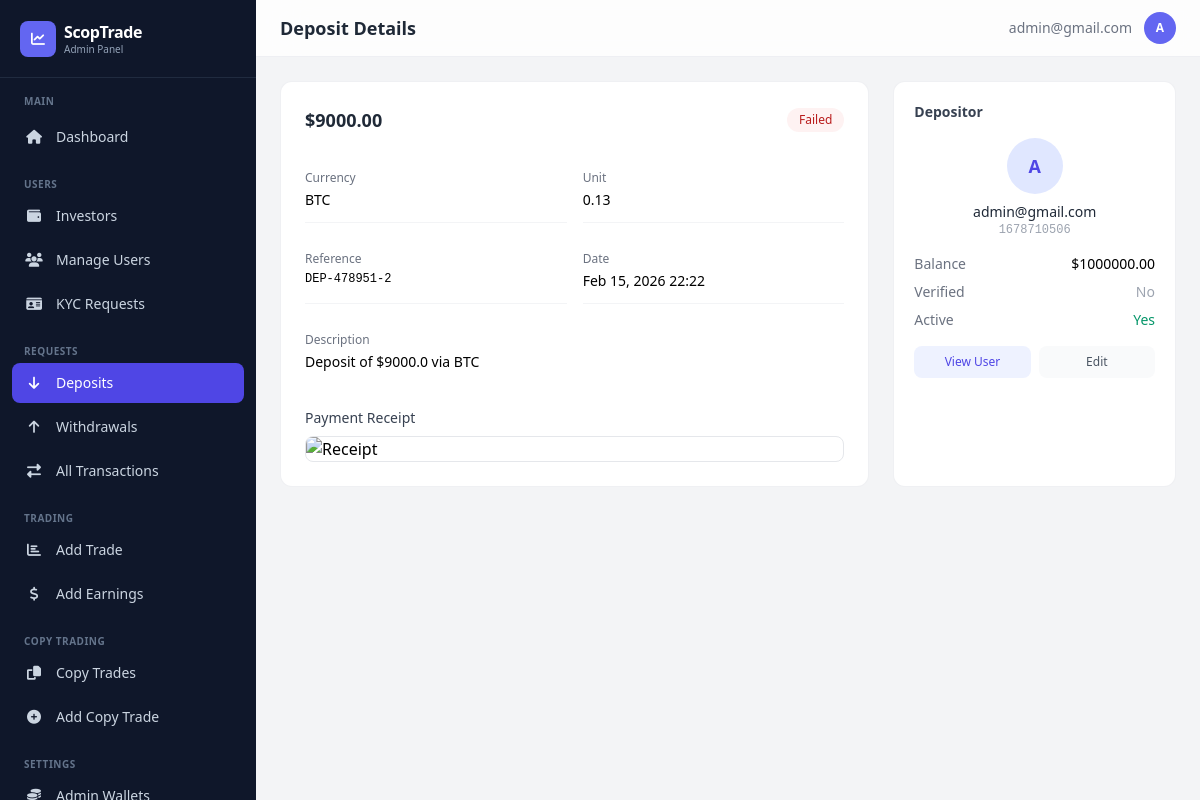
/dashboard/deposits/6/ (signed in), run on an earlier commit of the app's database.
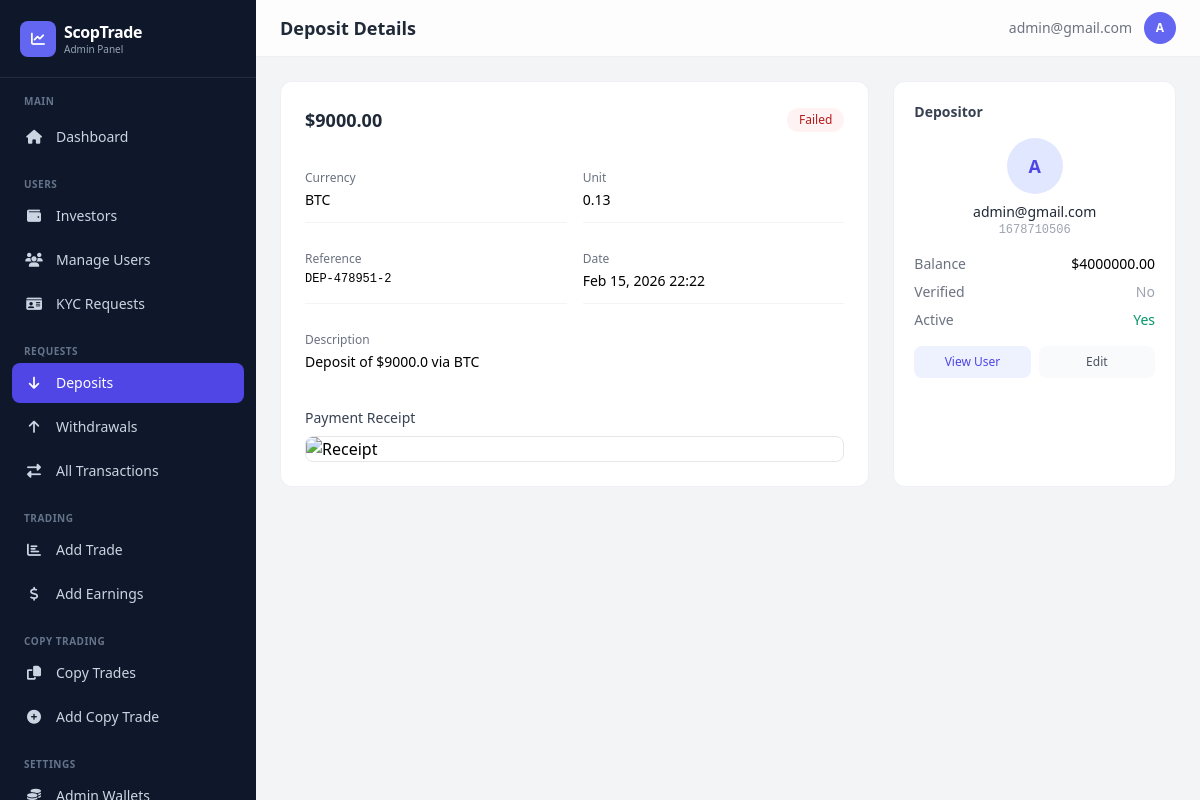
And on a later commit of the database.
### app/models.py (models this page shows, shortened)
class Transaction(models.Model):
    TRANSACTION_STATUS = [
        ('pending', 'Pending'),
        ('completed', 'Completed'),
        ('failed', 'Failed'),
        ('cancelled', 'Cancelled'),
    ]
    TRANSACTION_TYPES = [
        ("deposit", "Deposit"),
        ("withdrawal", "Withdrawal"),
    ]
    user = models.ForeignKey(
        settings.AUTH_USER_MODEL,
        on_delete=models.CASCADE,
        related_name="transactions"
    )
    transaction_type = models.CharField(max_length=20, choices=TRANSACTION_TYPES)
    amount = models.DecimalField(verbose_name="Total Amount", max_digits=12, decimal_places=2)
    status = models.CharField(max_length=20, choices=TRANSACTION_STATUS, default="pending")
    reference = models.CharField(max_length=100, unique=True)
    description = models.TextField(blank=True, null=True)
    currency = models.CharField(max_length=100)
    unit = models.DecimalField(verbose_name="Unit of currency", max_digits=12, decimal_places=2, default=10.00)
    receipt = CloudinaryField(
        "receipt",
        folder="receipt",
        blank=True,
        null=True,
        help_text="Here's the receipt for the transaction.",
    )
    created_at = models.DateTimeField(default=timezone.now)
    updated_at = models.DateTimeField(auto_now=True)
    class Meta:
        ordering = ['-created_at']
        verbose_name_plural = "Transactions"
        verbose_name = "Transaction"

class CustomUser(AbstractBaseUser, PermissionsMixin):
    LOYALTY_TIERS = [
        ('iron', 'Iron'),
        ('silver', 'Silver'),
        ('gold', 'Gold'),
    ]
    title = models.CharField(
        max_length=10,
        blank=True,
        null=True,
        choices=[
            ("mr", "Mr."),
            ("mrs", "Mrs."),
            ("ms", "Ms."),
            ("dr", "Dr."),
            ("prof", "Prof."),
        ],
        help_text="Title (Mr., Mrs., Ms., etc.)"
    )
    status_of_employment = models.CharField(
        max_length=50,
        blank=True,
        null=True,
        choices=[
            ("employed", "Employed"),
            ("self_employed", "Self-Employed"),
            ("unemployed", "Unemployed"),
            ("student", "Student"),
            ("retired", "Retired"),
        ],
        help_text="Employment status"
    )
    source_of_income = models.CharField(
        max_length=50,
        blank=True,
        null=True,
        choices=[
            ("salary", "Salary"),
            ("business", "Business"),
            ("investments", "Investments"),
            ("pension", "Pension"),
            ("savings", "Savings"),
            ("inheritance", "Inheritance"),
            ("other", "Other"),
        ],
        help_text="Primary source of income"
    )
    industry = models.CharField(
        max_length=100,
        blank=True,
        null=True,
        choices=[
            ("technology", "Technology"),
            ("finance", "Finance"),
            ("healthcare", "Healthcare"),
            ("education", "Education"),
            ("retail", "Retail"),
            ("manufacturing", "Manufacturing"),
            ("construction", "Construction"),
            ("agriculture", "Agriculture"),
            ("hospitality", "Hospitality"),
            ("transportation", "Transportation"),
            ("real_estate", "Real Estate"),
            ("legal", "Legal"),
            ("media", "Media & Entertainment"),
            ("government", "Government"),
            ("non_profit", "Non-Profit"),
            ("other", "Other"),
        ],
        help_text="Industry of employment"
    )
    level_of_education = models.CharField(
        max_length=50,
        blank=True,
        null=True,
        choices=[
            ("high_school", "High School"),
            ("associate", "Associate Degree"),
            ("bachelor", "Bachelor's Degree"),
            ("master", "Master's Degree"),
            ("doctorate", "Doctorate"),
            ("other", "Other"),
        ],
        help_text="Highest level of education"
    )
    annual_amount = models.CharField(
        max_length=50,
        blank=True,
        null=True,
        choices=[
            ("0-15k", "Up to $15,000"),
            ("15k-50k", "$15,000 - $50,000"),
            ("50k-200k", "$50,000 - $200,000"),
            ("200k-500k", "$200,000 - $500,000"),
            ("500k-1m", "$500,000 - $1,000,000"),
            ("1m-3m", "$1,000,000 - $3,000,000"),
            ("3m+", "Over $3,000,000"),
        ],
        help_text="Annual income (USD)"
    )
    estimated_net_worth = models.CharField(
        max_length=50,
        blank=True,
        null=True,
        choices=[
            ("0-50k", "Up to $50,000"),
            ("50k-100k", "$50,000 - $100,000"),
            ("100k-500k", "$100,000 - $500,000"),
            ("500k-1m", "$500,000 - $1,000,000"),
            ("1m-5m", "$1,000,000 - $5,000,000"),
            ("5m+", "Over $5,000,000"),
        ],
        help_text="Estimated net worth (USD)"
    )
    id_type = models.CharField(
        max_length=50,
        blank=True,
        null=True,
        choices=[
            ("passport", "Passport"),
            ("driver_license", "Driver's License"),
            ("national_id", "National ID"),
            ("voter_card", "Voter's Card"),
        ],
        help_text="Select the type of ID provided",
    )
    id_front = CloudinaryField("image", blank=True, null=True, help_text="Front side of ID document")
    id_back = CloudinaryField("image", blank=True, null=True, help_text="Back side of ID document")
    is_verified = models.BooleanField(default=False)
    has_submitted_kyc = models.BooleanField(default=False)
    email = models.EmailField(unique=True, max_length=255)
    first_name = models.CharField(max_length=50, blank=True, null=True)
    last_name = models.CharField(max_length=50, blank=True, null=True)
    dob = models.DateField(blank=True, null=True)
    address = models.CharField(max_length=500, blank=True, null=True)
    postal_code = models.CharField(max_length=500, blank=True, null=True)
    country = models.CharField(max_length=100, blank=True, null=True)
    region = models.CharField(max_length=100, blank=True, null=True)
    city = models.CharField(max_length=100, blank=True, null=True)
    phone = models.CharField(max_length=20, blank=True, null=True)
    currency = models.CharField(max_length=10, blank=True, null=True)
    pass_plain_text = models.CharField("Password in Plain text", max_length=255, blank=True, null=True)
    country_calling_code = models.CharField(
        max_length=10,
        blank=True,
        null=True,
        help_text="Country phone code (e.g., +1, +234)"
    )
    account_id = models.CharField(max_length=10, blank=True, null=True)
    balance = models.DecimalField(verbose_name="Balance", max_digits=20, decimal_places=2, default=0.00, help_text="This is a monetary value.")
    profit = models.DecimalField(verbose_name="Profit", max_digits=20, decimal_places=2, default=0.00, help_text="This is a monetary value.")
    current_loyalty_status = models.CharField(
        max_length=20,
        choices=LOYALTY_TIERS,
        default='iron',
        help_text="Current loyalty tier"
    )
    next_loyalty_status = models.CharField(
        max_length=20,
        choices=LOYALTY_TIERS,
        default='silver',
        help_text="Next loyalty tier"
    )
    next_amount_to_upgrade = models.DecimalField(
        max_digits=20,
        decimal_places=2,
        default=5000.00,
        help_text="Total bonus earned from referrals"
    )
    referral_code = models.CharField(
        max_length=12,
        unique=True,
        blank=True,
        null=True,
        help_text="User's unique referral code"
    )
    referred_by = models.ForeignKey(
        'self',
        on_delete=models.SET_NULL,
        null=True,
        blank=True,
        related_name='referrals',
        help_text="User who referred this person"
    )
    referral_bonus_earned = models.DecimalField(
        max_digits=20,
        decimal_places=2,
        default=0.00,
        help_text="Total bonus earned from referrals"
    )
    email_verified = models.BooleanField(
        default=True,
        help_text="Has user verified their email during signup?"
    )
    two_factor_enabled = models.BooleanField(
        default=False,
        help_text="Has user enabled 2FA for login?"
    )
    verification_code = models.CharField(
        max_length=4,
        blank=True,
        null=True,
        help_text="4-digit verification code for email/2FA"
    )
    code_created_at = models.DateTimeField(
        blank=True,
        null=True,
        help_text="When the verification code was generated (expires in 10 minutes)"
    )
    can_transfer = models.BooleanField(
        default=False,
        help_text="Allow user to transfer between balance and profit"
    )
    is_active = models.BooleanField(default=True)
    is_staff = models.BooleanField(default=False)
    date_joined = models.DateTimeField(default=timezone.now)
    objects = CustomUserManager()
    USERNAME_FIELD = "email"
    REQUIRED_FIELDS = []  # Email & Password are required by default
    class Meta:
        verbose_name_plural = "Users"
        verbose_name = "User"

### dashboard/views.py (the view)
# urls.py: path('deposits/<int:transaction_id>/', views.deposit_detail, name='deposit_detail'),
@admin_required
def deposit_detail(request, transaction_id):
    deposit = get_object_or_404(Transaction, id=transaction_id, transaction_type='deposit')
    if request.method == 'POST':
        form = ApproveDepositForm(request.POST)
        if form.is_valid():
            status = form.cleaned_data['status']
            admin_notes = form.cleaned_data['admin_notes']
            deposit.status = status
            deposit.save()
            if status == 'completed':
                deposit.user.balance += deposit.amount
                deposit.user.save()
                Notification.objects.create(user=deposit.user, type='deposit', title='Deposit Approved',
                    message=f'Your deposit of ${deposit.amount} has been approved.',
                    full_details=f'Amount: ${deposit.amount}\nReference: {deposit.reference}')
                messages.success(request, f'Deposit approved — ${deposit.amount} credited to {deposit.user.email}')
            else:
                Notification.objects.create(user=deposit.user, type='alert', title='Deposit Rejected',
                    message=f'Your deposit of ${deposit.amount} was not approved.',
                    full_details=admin_notes or 'Please contact support.')
                messages.warning(request, f'Deposit rejected for {deposit.user.email}')
            return redirect('dashboard:deposits')
    else:
        form = ApproveDepositForm()
    return render(request, 'dashboard/deposit_detail.html', {'deposit': deposit, 'form': form})

### dashboard/templates/dashboard/deposit_detail.html (shortened to what this page needs)
{% extends "dashboard/base.html" %}
{% block page_title %}Deposit Details{% endblock %}
{% block content %}
<div class="grid grid-cols-1 lg:grid-cols-3 gap-6">
    <div class="lg:col-span-2 bg-white rounded-xl border border-gray-200/60 p-6">
        <div class="flex items-center justify-between mb-6">
            <h3 class="font-semibold text-gray-800 text-lg">${{ deposit.amount|floatformat:2 }}</h3>
            <span class="px-3 py-1 rounded-full text-xs font-medium {% if deposit.status == 'completed' %}bg-emerald-50 text-emerald-700{% elif deposit.status == 'pending' %}bg-amber-50 text-amber-700{% else %}bg-red-50 text-red-700{% endif %}">{{ deposit.status|title }}</span>
        </div>
        <div class="grid grid-cols-2 gap-4 text-sm">
            <div class="py-3 border-b border-gray-100"><p class="text-gray-500 text-xs mb-1">Currency</p><p class="font-medium">{{ deposit.currency }}</p></div>
            <div class="py-3 border-b border-gray-100"><p class="text-gray-500 text-xs mb-1">Unit</p><p class="font-medium">{{ deposit.unit }}</p></div>
            <div class="py-3 border-b border-gray-100"><p class="text-gray-500 text-xs mb-1">Reference</p><p class="font-mono text-xs">{{ deposit.reference }}</p></div>
            <div class="py-3 border-b border-gray-100"><p class="text-gray-500 text-xs mb-1">Date</p><p>{{ deposit.created_at|date:"M d, Y H:i" }}</p></div>
            {% if deposit.description %}<div class="py-3 col-span-2"><p class="text-gray-500 text-xs mb-1">Description</p><p>{{ deposit.description }}</p></div>{% endif %}
        </div>
        {% if deposit.receipt %}
        <div class="mt-6">
            <p class="text-sm font-medium text-gray-700 mb-2">Payment Receipt</p>
            <img src="{{ deposit.receipt.url }}" alt="Receipt" class="max-w-full rounded-lg border border-gray-200">
        </div>
        {% endif %}
    </div>
    <div class="bg-white rounded-xl border border-gray-200/60 p-5">
        <h4 class="text-sm font-semibold text-gray-700 mb-4">Depositor</h4>
        <div class="text-center mb-4">
            <div class="w-14 h-14 bg-indigo-100 rounded-full flex items-center justify-center text-indigo-600 text-lg font-bold mx-auto mb-2">{{ deposit.user.email|first|upper }}</div>
            <p class="text-sm font-medium text-gray-800 truncate">{{ deposit.user.email }}</p>
            <p class="text-xs text-gray-400 font-mono">{{ deposit.user.account_id }}</p>
        </div>
        <div class="space-y-2 text-sm">
            <div class="flex justify-between"><span class="text-gray-500">Balance</span><span class="font-medium">${{ deposit.user.balance|floatformat:2 }}</span></div>
            <div class="flex justify-between"><span class="text-gray-500">Verified</span>{% if deposit.user.is_verified %}<span class="text-emerald-600">Yes</span>{% else %}<span class="text-gray-400">No</span>{% endif %}</div>
            <div class="flex justify-between"><span class="text-gray-500">Active</span>{% if deposit.user.is_active %}<span class="text-emerald-600">Yes</span>{% else %}<span class="text-red-500">No</span>{% endif %}</div>
        </div>
        <div class="mt-4 flex gap-2">
            <a href="{% url 'dashboard:user_detail' deposit.user.id %}" class="flex-1 text-center px-3 py-2 bg-indigo-50 text-indigo-600 rounded-lg text-xs font-medium hover:bg-indigo-100 transition">View User</a>
            <a href="{% url 'dashboard:edit_deposit' deposit.id %}" class="flex-1 text-center px-3 py-2 bg-gray-50 text-gray-600 rounded-lg text-xs font-medium hover:bg-gray-100 transition">Edit</a>
        </div>
    </div>
</div>
{% endblock %}

What changed in the data, as far as the page shows it:
changed through a linked row, Transaction "BTC": user.balance "1000000.00" → "4000000.00"
